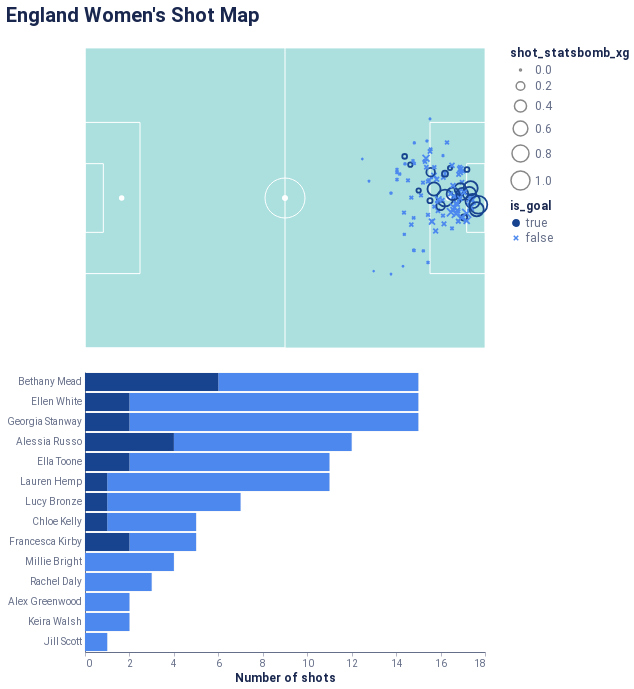

The cell this chart's notebook holds for it:
### Markdown cell above
[PT] O gráfico de barras e a visão espacial dos remates permitiram-nos analísar os dados de perspectivas diferentes. Como vimos no último gráfico, ao codificarmos mais e mais variáveis no mesmo gráfico este pode tornar-se confuso. Como poderiamos cruzar as duas analíses e encontrar padrões entre estas variáveis?  A **interactividade** é uma ferramenta que nos permite criar estas analíses multidimensionais ricas.

---

[EN] The bar chart and the spatial view of the shots gave us different perspectives of the data. As we've just seen in the last chart, adding more and more visual encoding can easily become confusing. How might we combine our two previous analysis and find patterns across these variables? **Interactivity** is a powerful tool to create rich multidimensional analysis.

### Code cell
def shot_map(team, color="blue"):
    goal_color_scale = alt.Scale(
          domain=[True, False], 
          range=[
              tokens.COLOR_PRIMITIVES[color]["60"], 
              tokens.COLOR_PRIMITIVES[color]["30"]
      ])

    # Setup brush (field) and click (bar) interactions.
    # Configuramos as interações de brush (campo) e click (barras).
    #
    # https://altair-viz.github.io/user_guide/interactions.html
    brush = alt.selection_interval()
    click = alt.selection_multi(fields=['player'])

    country_shots = euro_events[
        (euro_events["team"] == team) & 
        (euro_events["type"] == "Shot")
    ]

    # Vamos precisar de fixar qual é o domínio do gráfico de barras para que não se altere entre interações/filtros
    # We will need to fix the domain of the bar chart so that it doesn't change when a filter is active.
    players_with_shots_sorted = list(
      country_shots.groupby(["player"]).size().sort_values(ascending=False).index
    )
    
    # Simbolos dos remates no campo.
    # Symbols per shot to be rendered on the pitch.
    shots = alt.Chart(country_shots).mark_point(
      opacity=0.75,
      fill="transparent",
      strokeWidth=1.8,
      size=50
      ).encode(
        x="location_x:Q",
        y="location_y:Q",
        stroke=alt.Color("is_goal:N", scale=goal_color_scale ),
        size=alt.Size("shot_statsbomb_xg:Q", scale=alt.Scale(domain=[0,1])),
        shape=alt.Shape("is_goal:N", scale=alt.Scale(
            domain=[True, False], 
            range=["circle", cross_shape]
        )),
        opacity=alt.condition(brush, alt.value(1), alt.value(0.3))
    ).add_selection(brush).transform_filter(
        click
    )
    
    # Ordered bar chart.
    # Gráfico de barras ordenado.
    players_shots = alt.Chart(country_shots).mark_bar().encode(
      y=alt.Y(
          "player:N",
          sort="-x",
          scale=alt.Scale(domain=players_with_shots_sorted)
      ),
      x=alt.X("count()", scale=alt.Scale(domain=[0,6])),
      color=alt.Color("is_goal:N", scale=goal_color_scale),
      opacity=alt.condition(click, alt.value(1), alt.value(0.5))
    ).transform_filter(
      brush
    ).add_selection(
      click
    )
    
    # Após interação, as barras são filtradas para corresponder à selecção. De forma
    # manter o contexto do total de remates por jogadora, desenhamos o contorno da barra 
    # completa que está sempre visível.
    # After interaction, the stacked bars are filtered to match selection. In order to 
    # keep context of how many shots each player made, we render the outline of the 
    # full bar at all times.
    players_shots_bg = alt.Chart(country_shots).mark_bar(
      fill="transparent", 
      strokeWidth=0.2, 
      stroke=tokens.COLOR_PRIMITIVES["neutral"]["20"]
      ).encode(
        y=alt.Y("player:N", 
                sort="-x", 
                scale=alt.Scale(domain=players_with_shots_sorted), 
                axis=alt.Axis(title="")
        ),
        x=alt.X("count()", 
                scale=alt.Scale(domain=[0,18]), 
                axis=alt.Axis(tickMinStep=1, title="Number of shots")
        ),
    )
    
    country_shot_map = render_pitch() + shots
    players_shot_bars = players_shots_bg + players_shots
    
    return (country_shot_map & players_shot_bars).properties(
        title=f"{team} Shot Map"
    )


shot_map("England Women's")
